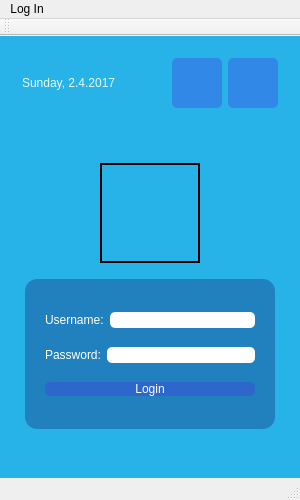
<?xml version="1.0" encoding="UTF-8"?>
<ui version="4.0">
 <class>MainWindow</class>
 <widget class="QMainWindow" name="MainWindow">
  <property name="geometry">
   <rect>
    <x>0</x>
    <y>0</y>
    <width>300</width>
    <height>500</height>
   </rect>
  </property>
  <property name="windowTitle">
   <string>MainWindow</string>
  </property>
  <property name="styleSheet">
   <string notr="true">#centralWidget{
	background: rgb(40, 179, 232);
	border-image: url(:/images/background.jpg);
}
#loginForm{
	background: rgb(18, 19, 100, 80);
	border-radius: 12px;
}
QLabel{
	color: rgb(229, 249, 248);
}
QLineEdit{border-radius: 5px;}
QPushButton{
	color: white; 
	background-color: rgb(68, 57, 227,90); 
	border-width: 4px; 
	border-radius: 5px;
}
QPushButton:hover { 
	background-color: #56c031; 
}

</string>
  </property>
  <widget class="QWidget" name="centralWidget">
   <layout class="QVBoxLayout" name="verticalLayout">
    <item>
     <widget class="QWidget" name="Panel" native="true">
      <layout class="QHBoxLayout" name="topPanel">
       <item>
        <widget class="QLabel" name="Date">
         <property name="text">
          <string>Sunday, 2.4.2017</string>
         </property>
        </widget>
       </item>
       <item>
        <spacer name="horizontalSpacer_2">
         <property name="orientation">
          <enum>Qt::Horizontal</enum>
         </property>
         <property name="sizeHint" stdset="0">
          <size>
           <width>40</width>
           <height>20</height>
          </size>
         </property>
        </spacer>
       </item>
       <item>
        <widget class="QPushButton" name="refreshButton">
         <property name="sizePolicy">
          <sizepolicy hsizetype="Fixed" vsizetype="Fixed">
           <horstretch>0</horstretch>
           <verstretch>0</verstretch>
          </sizepolicy>
         </property>
         <property name="minimumSize">
          <size>
           <width>50</width>
           <height>50</height>
          </size>
         </property>
         <property name="styleSheet">
          <string notr="true">border-image: url(:/icons/refresh.png);</string>
         </property>
         <property name="text">
          <string/>
         </property>
         <property name="icon">
          <iconset>
           <normaloff>:/icons/Documents/refresh.png</normaloff>:/icons/Documents/refresh.png</iconset>
         </property>
         <property name="iconSize">
          <size>
           <width>50</width>
           <height>40</height>
          </size>
         </property>
        </widget>
       </item>
       <item>
        <widget class="QPushButton" name="shutDownButton">
         <property name="sizePolicy">
          <sizepolicy hsizetype="Fixed" vsizetype="Fixed">
           <horstretch>0</horstretch>
           <verstretch>0</verstretch>
          </sizepolicy>
         </property>
         <property name="minimumSize">
          <size>
           <width>50</width>
           <height>50</height>
          </size>
         </property>
         <property name="styleSheet">
          <string notr="true">border-image: url(:/icons/shutdown.png);</string>
         </property>
         <property name="text">
          <string/>
         </property>
         <property name="icon">
          <iconset>
           <normaloff>:/icons/Documents/shutdown.png</normaloff>:/icons/Documents/shutdown.png</iconset>
         </property>
         <property name="iconSize">
          <size>
           <width>50</width>
           <height>40</height>
          </size>
         </property>
        </widget>
       </item>
      </layout>
     </widget>
    </item>
    <item>
     <spacer name="verticalSpacer_2">
      <property name="orientation">
       <enum>Qt::Vertical</enum>
      </property>
      <property name="sizeHint" stdset="0">
       <size>
        <width>20</width>
        <height>40</height>
       </size>
      </property>
     </spacer>
    </item>
    <item>
     <layout class="QHBoxLayout" name="horizontalLayout_2">
      <property name="topMargin">
       <number>0</number>
      </property>
      <item>
       <widget class="QLabel" name="logo">
        <property name="sizePolicy">
         <sizepolicy hsizetype="Fixed" vsizetype="Fixed">
          <horstretch>0</horstretch>
          <verstretch>0</verstretch>
         </sizepolicy>
        </property>
        <property name="minimumSize">
         <size>
          <width>100</width>
          <height>100</height>
         </size>
        </property>
        <property name="styleSheet">
         <string notr="true">border: 2px solid;
border-image: url(:/images/logo_company.png);

</string>
        </property>
        <property name="text">
         <string/>
        </property>
       </widget>
      </item>
     </layout>
    </item>
    <item>
     <spacer name="verticalSpacer_3">
      <property name="orientation">
       <enum>Qt::Vertical</enum>
      </property>
      <property name="sizeType">
       <enum>QSizePolicy::Fixed</enum>
      </property>
      <property name="sizeHint" stdset="0">
       <size>
        <width>20</width>
        <height>10</height>
       </size>
      </property>
     </spacer>
    </item>
    <item>
     <layout class="QHBoxLayout" name="horizontalLayout_3">
      <property name="topMargin">
       <number>0</number>
      </property>
      <item>
       <widget class="QWidget" name="loginForm" native="true">
        <property name="sizePolicy">
         <sizepolicy hsizetype="Fixed" vsizetype="Fixed">
          <horstretch>0</horstretch>
          <verstretch>0</verstretch>
         </sizepolicy>
        </property>
        <property name="minimumSize">
         <size>
          <width>250</width>
          <height>150</height>
         </size>
        </property>
        <property name="styleSheet">
         <string notr="true"/>
        </property>
        <layout class="QVBoxLayout" name="verticalLayout_2">
         <property name="leftMargin">
          <number>20</number>
         </property>
         <property name="topMargin">
          <number>20</number>
         </property>
         <property name="rightMargin">
          <number>20</number>
         </property>
         <property name="bottomMargin">
          <number>20</number>
         </property>
         <item>
          <layout class="QHBoxLayout" name="horizontalLayout_5">
           <item>
            <widget class="QLabel" name="label">
             <property name="styleSheet">
              <string notr="true">color: white;
</string>
             </property>
             <property name="text">
              <string>Username:</string>
             </property>
            </widget>
           </item>
           <item>
            <widget class="QLineEdit" name="username"/>
           </item>
          </layout>
         </item>
         <item>
          <layout class="QHBoxLayout" name="horizontalLayout_4">
           <item>
            <widget class="QLabel" name="label_2">
             <property name="styleSheet">
              <string notr="true">color: white;
</string>
             </property>
             <property name="text">
              <string>Password:</string>
             </property>
            </widget>
           </item>
           <item>
            <widget class="QLineEdit" name="password"/>
           </item>
          </layout>
         </item>
         <item>
          <widget class="QPushButton" name="loginButton">
           <property name="text">
            <string>Login</string>
           </property>
          </widget>
         </item>
        </layout>
       </widget>
      </item>
     </layout>
    </item>
    <item>
     <spacer name="verticalSpacer">
      <property name="orientation">
       <enum>Qt::Vertical</enum>
      </property>
      <property name="sizeHint" stdset="0">
       <size>
        <width>20</width>
        <height>40</height>
       </size>
      </property>
     </spacer>
    </item>
   </layout>
  </widget>
  <widget class="QMenuBar" name="menuBar">
   <property name="geometry">
    <rect>
     <x>0</x>
     <y>0</y>
     <width>300</width>
     <height>22</height>
    </rect>
   </property>
   <widget class="QMenu" name="menuLog_In">
    <property name="title">
     <string>Log In</string>
    </property>
   </widget>
   <addaction name="menuLog_In"/>
  </widget>
  <widget class="QToolBar" name="mainToolBar">
   <attribute name="toolBarArea">
    <enum>TopToolBarArea</enum>
   </attribute>
   <attribute name="toolBarBreak">
    <bool>false</bool>
   </attribute>
  </widget>
  <widget class="QStatusBar" name="statusBar"/>
 </widget>
 <layoutdefault spacing="6" margin="11"/>
 <resources/>
 <connections/>
</ui>
